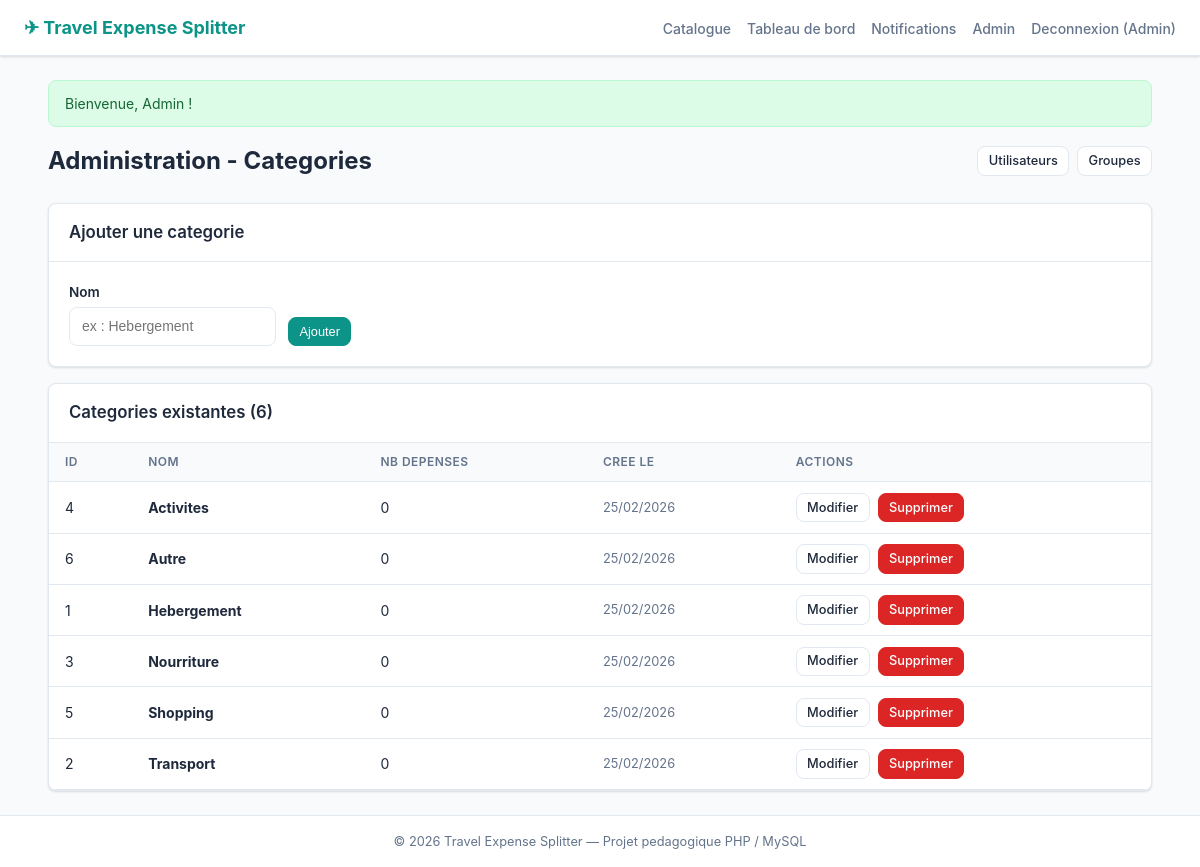
Screenshot of /admin_categories.php (signed in) with the database file from the repository.
### tables this page shows
CREATE TABLE IF NOT EXISTS categories (
    id         INT UNSIGNED AUTO_INCREMENT PRIMARY KEY,
    name       VARCHAR(100) NOT NULL UNIQUE,
    created_at DATETIME     NOT NULL DEFAULT CURRENT_TIMESTAMP
);

### auth.php (called while the page is built, shortened)
<?php
function is_logged_in(): bool
{
    return isset($_SESSION['user_id']);
}
function current_user(): ?array
{
    return $_SESSION['user_data'];
}
function is_admin(): bool
{
    $user = current_user();
    return $user && $user['role'] === 'admin';
}
function get_flash(string $type): string
{
    if (isset($_SESSION['flash_' . $type])) {
        $msg = $_SESSION['flash_' . $type];
        return $msg;
    }
    return '';
}
function h(string $str): string
{
    return htmlspecialchars($str, ENT_QUOTES, 'UTF-8');
}

### admin_categories.php (the view, shortened to what this page needs)
<?php
require_once __DIR__ . '/header.php';
    ?>
    <?php
$categories = $pdo->query(
    'SELECT c.*, (SELECT COUNT(*) FROM expenses WHERE category_id = c.id) AS usage_count
     FROM categories c
     ORDER BY c.name'
)->fetchAll();
$edit_cat = null;
?>
<div class="page-header">
    <h1>Administration - Categories</h1>
    <div class="btn-group">
        <a href="admin_users.php" class="btn btn-secondary btn-sm">Utilisateurs</a>
        <a href="admin_groups.php" class="btn btn-secondary btn-sm">Groupes</a>
    </div>
</div>
<div class="card mb-2">
    <div class="card-header">
        <h3><?= $edit_cat ? 'Modifier la categorie' : 'Ajouter une categorie' ?></h3>
    </div>
    <div class="card-body">
        <form method="post"
              action="admin_categories.php?action=<?= $edit_cat ? 'edit&id=' . $edit_cat['id'] : 'add' ?>"
              class="form-inline">
            <div class="form-group">
                <label for="name">Nom</label>
                <input type="text" id="name" name="name" class="form-control"
                       value="<?= h($edit_cat['name'] ?? '') ?>" required
                       placeholder="ex : Hebergement">
            </div>
            <button type="submit" class="btn btn-primary btn-sm">
                <?= $edit_cat ? 'Enregistrer' : 'Ajouter' ?>
            </button>
        </form>
    </div>
</div>
<div class="card">
    <div class="card-header">
        <h3>Categories existantes (<?= count($categories) ?>)</h3>
    </div>
    <div class="table-wrap">
        <table>
            <thead>
                <tr>
                    <th>ID</th>
                    <th>Nom</th>
                    <th>Nb depenses</th>
                    <th>Cree le</th>
                    <th>Actions</th>
                </tr>
            </thead>
            <tbody>
                <?php foreach ($categories as $c): ?>
                    <tr>
                        <td><?= $c['id'] ?></td>
                        <td><strong><?= h($c['name']) ?></strong></td>
                        <td><?= (int)$c['usage_count'] ?></td>
                        <td class="text-sm text-muted"><?= date('d/m/Y', strtotime($c['created_at'])) ?></td>
                        <td>
                            <div class="btn-group">
                                <a href="admin_categories.php?action=edit&id=<?= $c['id'] ?>"
                                   class="btn btn-secondary btn-sm">Modifier</a>
                                <a href="admin_categories.php?action=delete&id=<?= $c['id'] ?>"
                                   class="btn btn-danger btn-sm">Supprimer</a>
                            </div>
                        </td>
                    </tr>
                <?php endforeach; ?>
            </tbody>
        </table>
    </div>
</div>
<?php require_once __DIR__ . '/footer.php'; ?>

### header.php (shortened to what this page needs)
<?php
require_once __DIR__ . '/auth.php';
$user       = current_user();
?>
<!DOCTYPE html>
<html lang="fr">
<head>
    <link rel="stylesheet" href="style.css">
</head>
<body>
<nav class="navbar">
    <a href="index.php" class="navbar-brand">
        &#9992; <?= APP_NAME ?>
    </a>
    <ul class="navbar-nav">
        <li><a href="catalog.php">Catalogue</a></li>
        <?php if (is_logged_in()): ?>
            <li><a href="dashboard.php">Tableau de bord</a></li>
            <li>
                <a href="notifications.php">
                    Notifications
                </a>
            </li>
            <?php if (is_admin()): ?>
                <li><a href="admin_users.php">Admin</a></li>
            <?php endif; ?>
            <li><a href="logout.php">Deconnexion (<?= h($user['name']) ?>)</a></li>
        <?php else: ?>
            <li><a href="login.php">Connexion</a></li>
            <li><a href="signup.php" class="btn btn-primary btn-sm">Inscription</a></li>
        <?php endif; ?>
    </ul>
</nav>
<div class="container">
    <?php
    $flash_success = get_flash('success');
    if ($flash_success): ?>
        <div class="alert alert-success"><?= h($flash_success) ?></div>
    <?php endif; ?>

### footer.php (shortened to what this page needs)
</div>
<footer class="site-footer">
    &copy; <?= date('Y') ?> <?= APP_NAME ?> &mdash; Projet pedagogique PHP / MySQL
</footer>
</body>
</html>

### style.css (style rules this page uses)
*, *::before, *::after { box-sizing: border-box; margin: 0; padding: 0; }
:root { --color-primary: #0d9488; --color-primary-dk: #0f766e; --color-primary-lt: #ccfbf1; --color-danger: #dc2626; --color-danger-dk: #b91c1c; --color-success: #16a34a; --color-warning: #d97706; --color-bg: #f8fafc; --color-surface: #ffffff; --color-border: #e2e8f0; --color-text: #1e293b; --color-muted: #64748b; --radius: 0.5rem; --shadow: 0 1px 3px rgba(0,0,0,.08), 0 1px 2px rgba(0,0,0,.06); }
body { font-family: -apple-system, BlinkMacSystemFont, 'Segoe UI', Roboto, 'Helvetica Neue', Arial, sans-serif; background: var(--color-bg); color: var(--color-text); line-height: 1.5; min-height: 100vh; display: flex; flex-direction: column; }
a { color: var(--color-primary); text-decoration: none; }
.navbar { background: var(--color-surface); border-bottom: 1px solid var(--color-border); padding: 0 1.5rem; display: flex; align-items: center; justify-content: space-between; height: 3.5rem; box-shadow: var(--shadow); position: sticky; top: 0; z-index: 100; }
.navbar-brand { font-weight: 700; font-size: 1.125rem; color: var(--color-primary); display: flex; align-items: center; gap: 0.5rem; }
.navbar-nav { display: flex; align-items: center; gap: 1rem; list-style: none; }
.navbar-nav a { color: var(--color-muted); font-size: 0.875rem; font-weight: 500; padding: 0.25rem 0; transition: color .15s; }
.container { width: 100%; max-width: 72rem; margin: 0 auto; padding: 1.5rem; flex: 1; }
.card { background: var(--color-surface); border: 1px solid var(--color-border); border-radius: var(--radius); box-shadow: var(--shadow); overflow: hidden; }
.card-header { padding: 1rem 1.25rem; border-bottom: 1px solid var(--color-border); display: flex; align-items: center; justify-content: space-between; }
.card-header h2, .card-header h3 { font-size: 1.05rem; font-weight: 600; }
.card-body { padding: 1.25rem; }
.table-wrap { overflow-x: auto; }
table { width: 100%; border-collapse: collapse; font-size: 0.875rem; }
th, td { padding: 0.65rem 1rem; text-align: left; border-bottom: 1px solid var(--color-border); }
th { background: var(--color-bg); font-weight: 600; color: var(--color-muted); font-size: 0.75rem; text-transform: uppercase; letter-spacing: 0.04em; }
.btn { display: inline-flex; align-items: center; justify-content: center; gap: 0.35rem; padding: 0.5rem 1rem; font-size: 0.875rem; font-weight: 500; border-radius: var(--radius); border: 1px solid transparent; cursor: pointer; transition: background .15s, border-color .15s; text-decoration: none; line-height: 1.4; }
.btn-primary { background: var(--color-primary); color: #fff; border-color: var(--color-primary); }
.btn-secondary { background: var(--color-surface); color: var(--color-text); border-color: var(--color-border); }
.btn-danger { background: var(--color-danger); color: #fff; border-color: var(--color-danger); }
.btn-sm { padding: 0.3rem 0.65rem; font-size: 0.8rem; }
.btn-group { display: flex; gap: 0.5rem; }
.form-group { margin-bottom: 1rem; }
.form-group label { display: block; font-size: 0.85rem; font-weight: 600; margin-bottom: 0.3rem; color: var(--color-text); }
.form-control { width: 100%; padding: 0.5rem 0.75rem; border: 1px solid var(--color-border); border-radius: var(--radius); font-size: 0.875rem; line-height: 1.5; transition: border-color .15s; background: var(--color-surface); color: var(--color-text); }
.form-inline { display: flex; gap: 0.75rem; align-items: flex-end; flex-wrap: wrap; }
.form-inline .form-group { margin-bottom: 0; }
.alert { padding: 0.75rem 1rem; border-radius: var(--radius); margin-bottom: 1rem; font-size: 0.875rem; border: 1px solid transparent; }
.alert-success { background: #dcfce7; color: #166534; border-color: #bbf7d0; }
.page-header { display: flex; align-items: center; justify-content: space-between; margin-bottom: 1.5rem; flex-wrap: wrap; gap: 0.75rem; }
.page-header h1 { font-size: 1.5rem; font-weight: 700; }
.site-footer { margin-top: auto; border-top: 1px solid var(--color-border); padding: 1rem 1.5rem; text-align: center; font-size: 0.8rem; color: var(--color-muted); background: var(--color-surface); }
.text-muted { color: var(--color-muted); }
.text-sm { font-size: 0.8rem; }
.mb-2 { margin-bottom: 1rem; }

### rows the page displays
categories: id "4", name "Activites", usage_count "0", created_at "25/02/2026"
categories: id "6", name "Autre", usage_count "0", created_at "25/02/2026"
categories: id "1", name "Hebergement", usage_count "0", created_at "25/02/2026"
categories: id "3", name "Nourriture", usage_count "0", created_at "25/02/2026"
categories: id "5", name "Shopping", usage_count "0", created_at "25/02/2026"
categories: id "2", name "Transport", usage_count "0", created_at "25/02/2026"

### other values shown
APP_NAME "Travel Expense Splitter"
$user['name'] "Admin"
$flash_success "Bienvenue, Admin !"
count($categories) "6"
